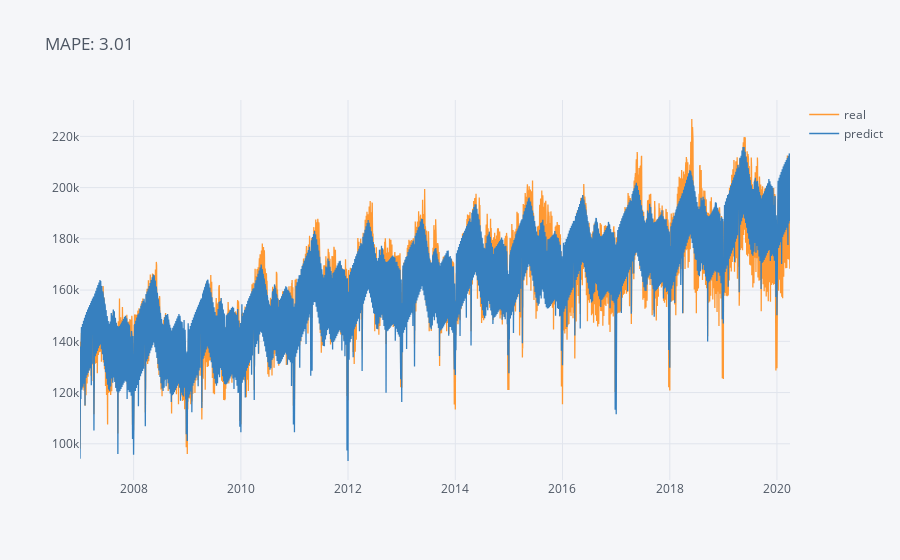

Here is the notebook cell this chart was saved with:
### Code cell
mp = mape_comp(newplot)
newplot[["real", "predict"]].iplot(title = f"MAPE: {mp:.2f}")

### Figure 1 — Plotly figure (JSON) as saved in the notebook; plotly's stock layout.template omitted (floating-point values rounded to 4 significant figures; data arrays with more than 128 entries replaced by an {"elided": "..."} marker saying what was removed)
{"data": [{"line": {"color": "rgba(255, 153, 51, 1.0)", "dash": "solid", "shape": "linear", "width": 1.3}, "mode": "lines", "name": "real", "text": "", "type": "scatter", "x": {"elided": "4838 str values"}, "y": {"elided": "4838 float values"}}, {"line": {"color": "rgba(55, 128, 191, 1.0)", "dash": "solid", "shape": "linear", "width": 1.3}, "mode": "lines", "name": "predict", "text": "", "type": "scatter", "x": {"elided": "4838 str values"}, "y": {"elided": "4838 float values"}}], "layout": {"legend": {"bgcolor": "#F5F6F9", "font": {"color": "#4D5663"}}, "paper_bgcolor": "#F5F6F9", "plot_bgcolor": "#F5F6F9", "title": {"font": {"color": "#4D5663"}, "text": "MAPE: 3.01"}, "xaxis": {"gridcolor": "#E1E5ED", "showgrid": true, "tickfont": {"color": "#4D5663"}, "title": {"font": {"color": "#4D5663"}, "text": ""}, "zerolinecolor": "#E1E5ED"}, "yaxis": {"gridcolor": "#E1E5ED", "showgrid": true, "tickfont": {"color": "#4D5663"}, "title": {"font": {"color": "#4D5663"}, "text": ""}, "zerolinecolor": "#E1E5ED"}}}
